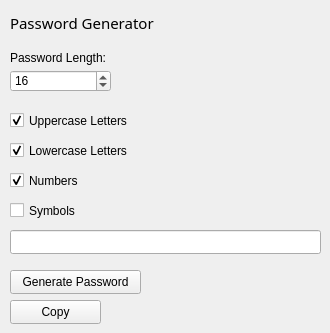
      <widget class="QWidget" name="passwordGeneratorPage">
       <widget class="QLabel" name="passwordGeneratorTitleLabel">
        <property name="geometry">
         <rect>
          <x>10</x>
          <y>10</y>
          <width>170</width>
          <height>25</height>
         </rect>
        </property>
        <property name="font">
         <font>
          <family>Segoe UI Black</family>
          <pointsize>11</pointsize>
         </font>
        </property>
        <property name="text">
         <string>Password Generator</string>
        </property>
       </widget>
       <widget class="QLabel" name="passwordLengthLabel">
        <property name="geometry">
         <rect>
          <x>10</x>
          <y>50</y>
          <width>131</width>
          <height>16</height>
         </rect>
        </property>
        <property name="text">
         <string>Password Length:</string>
        </property>
       </widget>
       <widget class="QSpinBox" name="passwordLengthSpinBox">
        <property name="geometry">
         <rect>
          <x>10</x>
          <y>70</y>
          <width>101</width>
          <height>22</height>
         </rect>
        </property>
        <property name="minimum">
         <number>8</number>
        </property>
        <property name="maximum">
         <number>64</number>
        </property>
        <property name="value">
         <number>16</number>
        </property>
       </widget>
       <widget class="QCheckBox" name="uppercaseCheckBox">
        <property name="geometry">
         <rect>
          <x>10</x>
          <y>110</y>
          <width>121</width>
          <height>21</height>
         </rect>
        </property>
        <property name="text">
         <string>Uppercase Letters</string>
        </property>
        <property name="checked">
         <bool>true</bool>
        </property>
       </widget>
       <widget class="QCheckBox" name="lowercaseCheckBox">
        <property name="geometry">
         <rect>
          <x>10</x>
          <y>140</y>
          <width>121</width>
          <height>21</height>
         </rect>
        </property>
        <property name="text">
         <string>Lowercase Letters</string>
        </property>
        <property name="checked">
         <bool>true</bool>
        </property>
       </widget>
       <widget class="QCheckBox" name="numbersCheckBox">
        <property name="geometry">
         <rect>
          <x>10</x>
          <y>170</y>
          <width>76</width>
          <height>21</height>
         </rect>
        </property>
        <property name="text">
         <string>Numbers</string>
        </property>
        <property name="checked">
         <bool>true</bool>
        </property>
       </widget>
       <widget class="QCheckBox" name="symbolsCheckBox">
        <property name="geometry">
         <rect>
          <x>10</x>
          <y>200</y>
          <width>76</width>
          <height>21</height>
         </rect>
        </property>
        <property name="text">
         <string>Symbols</string>
        </property>
       </widget>
       <widget class="QLineEdit" name="generatedPasswordEdit">
        <property name="geometry">
         <rect>
          <x>10</x>
          <y>230</y>
          <width>311</width>
          <height>24</height>
         </rect>
        </property>
       </widget>
       <widget class="QPushButton" name="generatePasswordButton">
        <property name="geometry">
         <rect>
          <x>10</x>
          <y>270</y>
          <width>131</width>
          <height>24</height>
         </rect>
        </property>
        <property name="text">
         <string>Generate Password</string>
        </property>
       </widget>
       <widget class="QPushButton" name="copyPasswordButton">
        <property name="geometry">
         <rect>
          <x>10</x>
          <y>300</y>
          <width>91</width>
          <height>24</height>
         </rect>
        </property>
        <property name="text">
         <string>Copy</string>
        </property>
       </widget>
      </widget>
